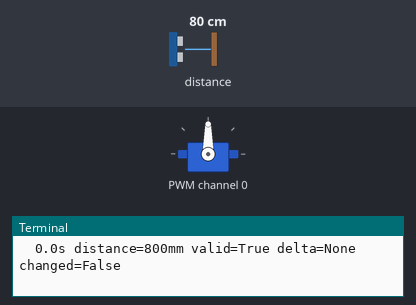
A program run on a simulated Raspberry Pi (BCM pin numbers). On the bench: servo, the last lines printed to the terminal. The inputs (shaded band) are chosen by the test bench; at power-on: distance to the obstacle 80 cm.

Above: at 1.2 s.
1.3 s: distance to the obstacle set to 2 cm
At 1.9 s:
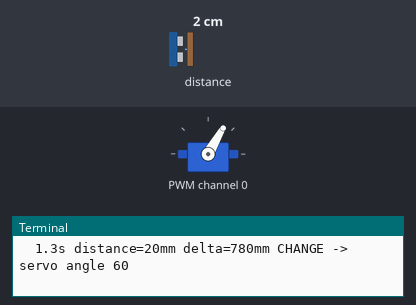
3.6 s: distance to the obstacle set to 9 cm
At 4.2 s:
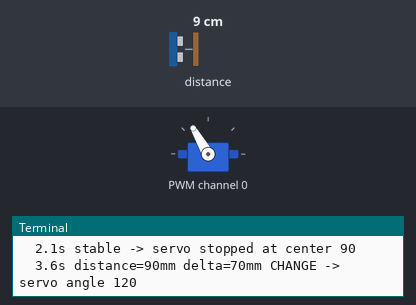
Timing chart, 0 to 6.6 s (numbered marks = the images above; inputs shaded):
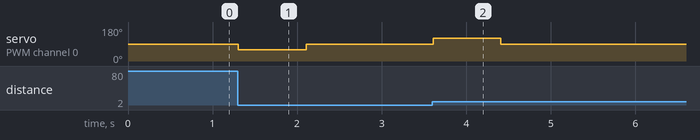

Measured:
- after the input at 1.3 s, servo on PWM channel 0: 90° → 60° at once, → 90° 0.80 s later
- after the input at 3.6 s, servo on PWM channel 0: 90° → 120° at once, → 90° 0.80 s later

The program:

vl53l0x_servo_ch0_change_1min.py
```python
#!/usr/bin/env python3
"""Run VL53L0X change-triggered PCA9685 channel 0 servo test for 60 seconds.

Logic:
- Read VL53L0X distance continuously.
- If the distance changes by CHANGE_MM or more compared with the previous valid
  reading, treat it as a detected change and move servo channel 0 once.
- If distance is stable/no valid object reading, hold the servo still at CENTER.
- Always return channel 0 to CENTER on exit.
"""
import os
import time
import traceback

import board
import busio
import adafruit_vl53l0x
from adafruit_servokit import ServoKit

DURATION_S = float(os.environ.get("DURATION_S", "60"))
DETECT_MM = int(os.environ.get("DETECT_MM", "1000"))
CHANGE_MM = int(os.environ.get("CHANGE_MM", "50"))
CENTER = int(os.environ.get("CENTER", "90"))
SAFE_MIN = int(os.environ.get("SAFE_MIN", "60"))
SAFE_MAX = int(os.environ.get("SAFE_MAX", "120"))
READ_INTERVAL_S = float(os.environ.get("READ_INTERVAL_S", "0.10"))
ACTIVE_HOLD_S = float(os.environ.get("ACTIVE_HOLD_S", "0.80"))


def valid_distance(mm):
    return mm is not None and 20 <= mm <= DETECT_MM


def main():
    i2c = busio.I2C(board.SCL, board.SDA)
    tof = adafruit_vl53l0x.VL53L0X(i2c)
    kit = ServoKit(channels=16)
    servo = kit.servo[0]
    servo.set_pulse_width_range(1000, 2000)
    servo.angle = CENTER

    print(
        f"START duration={DURATION_S:.1f}s detect<= {DETECT_MM}mm "
        f"change_threshold>= {CHANGE_MM}mm servo_ch=0 center={CENTER} move={SAFE_MIN}/{SAFE_MAX}",
        flush=True,
    )

    t0 = time.monotonic()
    next_log = t0
    last_valid_mm = None
    last_change_time = 0.0
    target = SAFE_MIN
    readings = 0
    valid_readings = 0
    change_events = 0
    min_mm = None
    max_mm = None
    was_active = False

    try:
        while True:
            now = time.monotonic()
            elapsed = now - t0
            if elapsed >= DURATION_S:
                break

            try:
                mm = int(tof.range)
            except Exception:
                mm = None

            readings += 1
            is_valid = valid_distance(mm)
            delta = None
            changed = False

            if is_valid:
                valid_readings += 1
                min_mm = mm if min_mm is None else min(min_mm, mm)
                max_mm = mm if max_mm is None else max(max_mm, mm)
                if last_valid_mm is not None:
                    delta = abs(mm - last_valid_mm)
                    changed = delta >= CHANGE_MM
                last_valid_mm = mm

            if changed:
                change_events += 1
                last_change_time = now
                servo.angle = target
                print(
                    f"{elapsed:5.1f}s distance={mm}mm delta={delta}mm CHANGE -> servo angle {target}",
                    flush=True,
                )
                target = SAFE_MAX if target == SAFE_MIN else SAFE_MIN

            active = (now - last_change_time) <= ACTIVE_HOLD_S
            if was_active and not active:
                servo.angle = CENTER
                print(f"{elapsed:5.1f}s stable -> servo stopped at center {CENTER}", flush=True)
            was_active = active

            if now >= next_log:
                print(
                    f"{elapsed:5.1f}s distance={mm}mm valid={is_valid} delta={delta} changed={changed}",
                    flush=True,
                )
                next_log = now + 5.0

            time.sleep(READ_INTERVAL_S)
    finally:
        servo.angle = CENTER
        time.sleep(0.5)
        print(f"STOP servo_ch0_returned_to_center={CENTER}", flush=True)
        print(
            f"SUMMARY readings={readings} valid_readings={valid_readings} "
            f"change_events={change_events} min_mm={min_mm} max_mm={max_mm}",
            flush=True,
        )


if __name__ == "__main__":
    try:
        main()
    except Exception:
        print("ERROR during VL53L0X change/servo test:", flush=True)
        traceback.print_exc()
        raise
```
